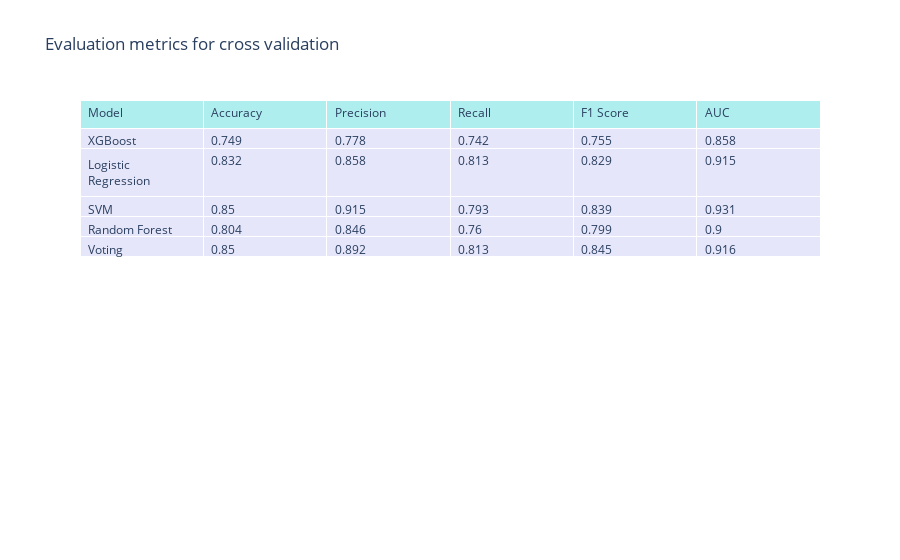

Notebook code cell kept with this figure:
### Code cell
plot_metrics_table(cross_metrics, title="Evaluation metrics for cross validation")

### Figure 1 — Plotly figure (JSON) as saved in the notebook; plotly's stock layout.template omitted (floating-point values rounded to 4 significant figures)
{"data": [{"cells": {"align": "left", "fill": {"color": "lavender"}, "values": [["XGBoost", "Logistic Regression", "SVM", "Random Forest", "Voting"], [0.749, 0.832, 0.85, 0.804, 0.85], [0.778, 0.858, 0.915, 0.846, 0.892], [0.742, 0.813, 0.793, 0.76, 0.813], [0.755, 0.829, 0.839, 0.799, 0.845], [0.858, 0.915, 0.931, 0.9, 0.916]]}, "header": {"align": "left", "fill": {"color": "paleturquoise"}, "values": ["Model", "Accuracy", "Precision", "Recall", "F1 Score", "AUC"]}, "type": "table"}], "layout": {"title": {"text": "Evaluation metrics for cross validation"}}}
